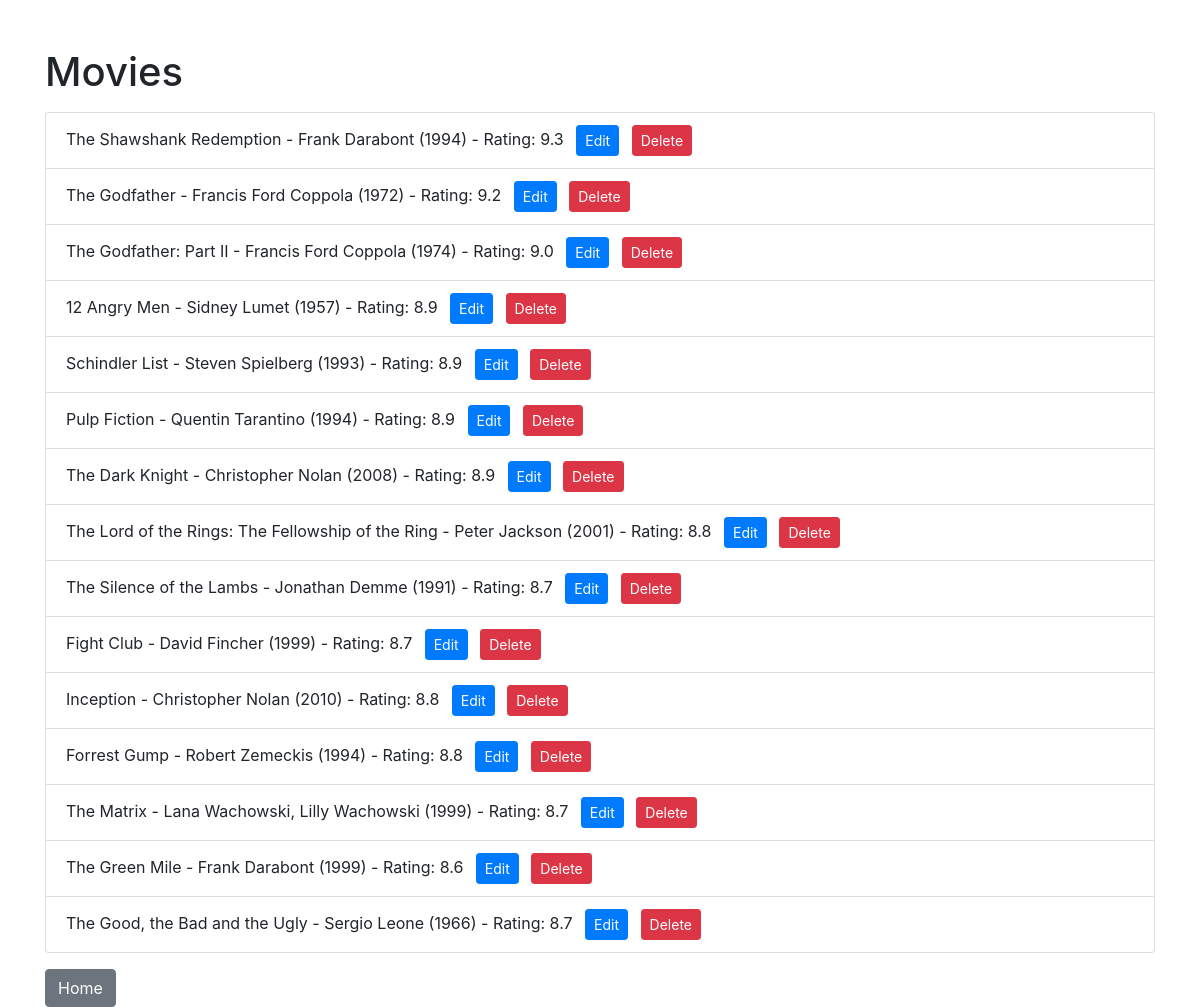
The page /users/1 on the database as committed earlier.
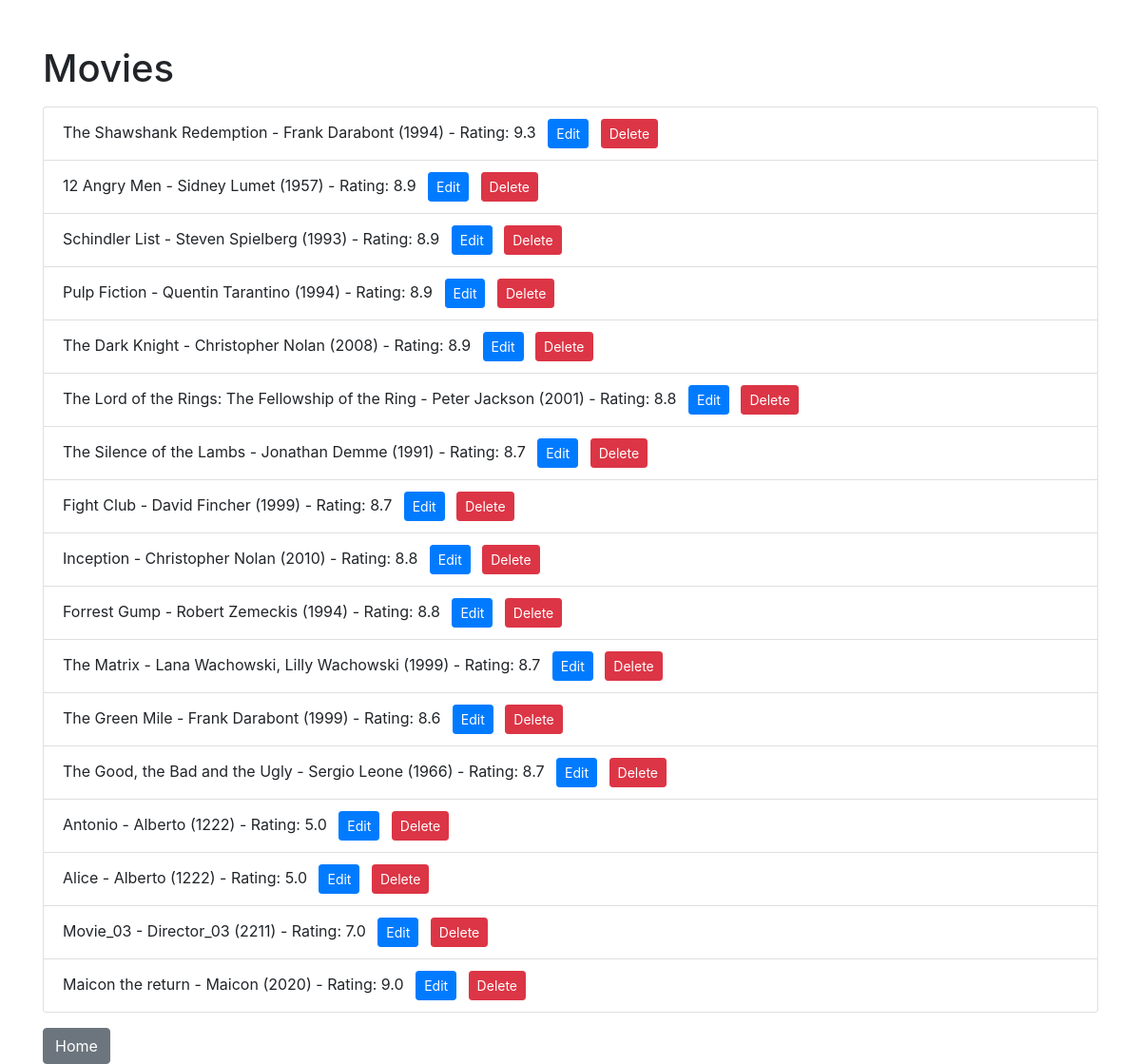
The same page on the database as committed later.
### models.py (models this page shows)
class Movie(db.Model):
    movie_id = db.Column(db.Integer, primary_key=True)
    name = db.Column(db.String(120), nullable=False)
    director = db.Column(db.String(120), nullable=False)
    year = db.Column(db.Integer, nullable=False)
    rating = db.Column(db.Float, nullable=False)
    user_id = db.Column(db.Integer, db.ForeignKey('user.user_id'), nullable=False)

### app.py (the view)
@app.route('/users/<int:user_id>')
def user_movies(user_id):
    user = data_manager.get_user_by_id(user_id)
    if not user:
        logging.error(f"User not found: {user_id}")
        return "User not found", 404
    movies = data_manager.get_user_movies(user_id)
    return render_template('movies.html', movies=movies, user_id=user_id)

### datamanager/sqlite_data_manager.py (called while the page is built)
    def get_user_movies(self, user_id):
        try:
            return Movie.query.filter_by(user_id=user_id).all()
        except SQLAlchemyError as e:
            print(f"Database error: {str(e)}")
            return []

    def get_user_by_id(self, user_id):
        try:
            return User.query.get(user_id)
        except SQLAlchemyError as e:
            print(f"Database error: {str(e)}")
            return None

### templates/movies.html (shortened to what this page needs)
<!DOCTYPE html>
<html>
<head>
    <link rel="stylesheet" href="https://stackpath.bootstrapcdn.com/bootstrap/4.5.2/css/bootstrap.min.css">
</head>
<body>
    <div class="container">
        <h1 class="mt-5">Movies</h1>
        <ul class="list-group mt-3">
            {% for movie in movies %}
                <li class="list-group-item">{{ movie.name }} - {{ movie.director }} ({{ movie.year }}) - Rating: {{ movie.rating }}
                    <a href="{{ url_for('update_movie', user_id=user_id, movie_id=movie.movie_id) }}" class="btn btn-primary btn-sm ml-2">Edit</a>
                    <a href="{{ url_for('delete_movie', user_id=user_id, movie_id=movie.movie_id) }}" class="btn btn-danger btn-sm ml-2">Delete</a>
                </li>
            {% endfor %}
        </ul>
        <a href="{{ url_for('home') }}" class="btn btn-secondary mt-3">Home</a>
    </div>
</body>
</html>

Rows that differ between the two databases and show on the page:
no longer on this page (row edited): Movie: name "The Godfather", director "Francis Ford Coppola", year "1972", rating "9.2"
no longer on this page (row edited): Movie: name "The Godfather: Part II", director "Francis Ford Coppola", year "1974", rating "9.0"
added Movie: name "Antonio", director "Alberto", year "1222", rating "5.0"
added Movie: name "Alice", director "Alberto", year "1222", rating "5.0"
added Movie: name "Movie_03", director "Director_03", year "2211", rating "7.0"
added Movie: name "Maicon the return", director "Maicon", year "2020", rating "9.0"
